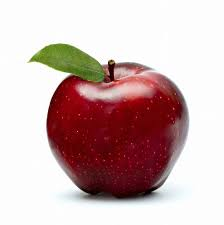
#> input picture Image Filtering/index.jpeg, 224 x 225 px
$ jupyter execute filtering.ipynb   (older library calls are emulated)
#> lines starting #> are read from the running program, lines starting #| are printed output that depends on the picture
## **Aim : Image Filtering**

In the world of computer vision, image filtering is used to modify images. These modifications essentially allow you to clarify an image in order to get the information you want. This could involve anything from extracting edges from an image, blurring it, or removing unwanted objects.

There are, of course, lots of reasons why you might want to use image filtering to modify an image. For example, taking a picture in sunlight or darkness will impact an images clarity – you can use image filters to modify the image to get what you want from it. Similarly, you might have a blurred or ‘noisy’ image that needs clarification and focus. Let’s use an example to see how to do image filtering in OpenCV.

[cell 1]
import cv2
import numpy as np
from matplotlib import pyplot as plt

### **Low-Pass Filtering (Blurring)**
The most basic of filtering operations is called "low-pass". A low-pass filter, also called a "blurring" or "smoothing" filter, averages out rapid changes in intensity. The simplest low-pass filter just calculates the average of a pixel and all of its eight immediate neighbors. The result replaces the original value of the pixel. The process is repeated for every pixel in the image.

This low-pass filtered image looks a lot blurrier. But why would you want a blurrier image? Often images can be noisy – no matter how good the camera is, it always adds an amount of ”snow” into the image. The statistical nature of light itself also contributes noise into the image.

Noise always changes rapidly from pixel to pixel because each pixel generates its own independent noise. The image from the telescope isn't "uncorrelated" in this fashion because real images are spread over many pixels. So the low-pass filter affects the noise more than it does the image. By suppressing the noise, gradual changes can be seen that were invisible before. Therefore a low-pass filter can sometimes be used to bring out faint details that were smothered by noise.


+1/9 +1/9 +1/9

+1/9 +1/9 +1/9

+1/9 +1/9 +1/9

[cell 2]
img = cv2.imread('index.jpeg')
#> img is the input picture: shape (225, 224, 3); mean B, G, R 181.6, 182.6, 206.3

blur = cv2.blur(img,(50,50))
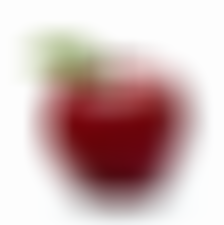
#> blur: shape (225, 224, 3); mean B, G, R 181.6, 182.6, 206.3

plt.subplot(121),plt.imshow(img),plt.title('Original')
plt.xticks([]), plt.yticks([])
plt.subplot(122),plt.imshow(blur),plt.title('Blurred')
plt.xticks([]), plt.yticks([])
plt.show()
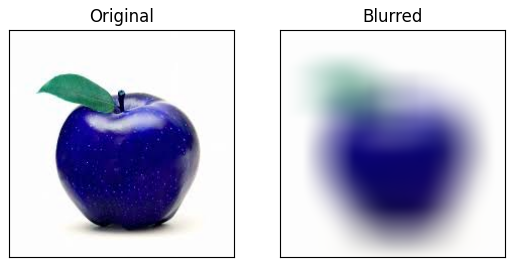
#> figure drawn by matplotlib, 2 panels; B, G, R data is drawn as R, G, B

## **Median Filter**

A median filter is a nonlinear filter used for signal smoothing. It is particularly good for removing impulsive type noise from a signal. There are a number of variations of this filter, and a two-dimensional variant is often used in DSP systems to remove noise and speckles from images.

[cell 3]
median = cv2.medianBlur(img,25)
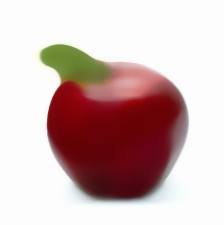
#> median: shape (225, 224, 3); mean B, G, R 182.6, 183.6, 208.1
plt.clf()
plt.subplot(121),plt.imshow(img),plt.title('Original')
plt.xticks([]), plt.yticks([])
plt.subplot(122),plt.imshow(median),plt.title('Median')
plt.xticks([]), plt.yticks([])
plt.show()
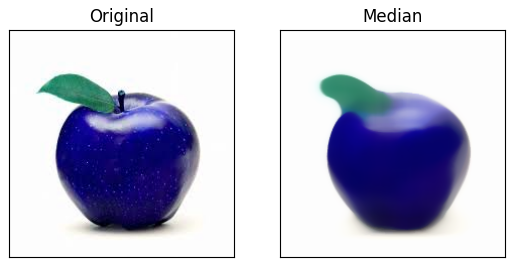
#> figure drawn by matplotlib, 2 panels; B, G, R data is drawn as R, G, B

### **Histogram equalization**
Histogram equalization is a method in image processing of contrast adjustment using the image’s histogram.

This method usually increases the global contrast of many images, especially when the usable data of the image is represented by close contrast values. Through this adjustment, the intensities can be better distributed on the histogram. This allows for areas of lower local contrast to gain a higher contrast. Histogram equalization accomplishes this by effectively spreading out the most frequent intensity values. The method is useful in images with backgrounds and foregrounds that are both bright or both dark.

OpenCV has a function to do this, cv2.equalizeHist(). Its input is just grayscale image and output is our histogram equalized image.

[cell 4]
img = cv2.imread('index.jpeg',0)
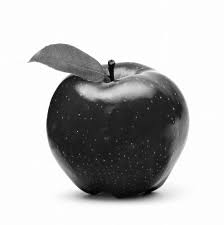
#> img: shape (225, 224); min 0, max 255, mean 189.5
equ = cv2.equalizeHist(img)
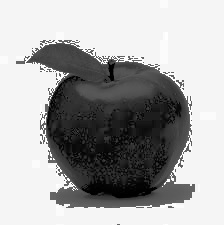
#> equ: shape (225, 224); min 0, max 255, mean 168.3

[cell 5]
res = np.hstack((img,equ)) #stacking images side-by-side
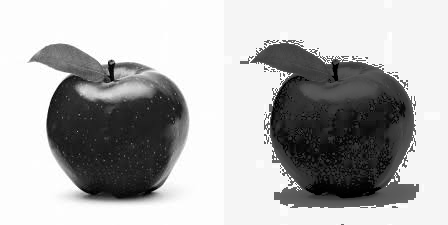
#> res: shape (225, 448); min 0, max 255, mean 178.9
plt.imshow(res)

## **High-pass filters**
OpenCV provides three types of gradient filters or High-pass filters, Sobel, Scharr and Laplacian. We will see each one of them.

1. Sobel and Scharr Derivatives
Sobel operators is a joint Gausssian smoothing plus differentiation operation, so it is more resistant to noise. You can specify the direction of derivatives to be taken, vertical or horizontal (by the arguments, yorder and xorder respectively). You can also specify the size of kernel by the argument ksize. If ksize = -1, a 3x3 Scharr filter is used which gives better results than 3x3 Sobel filter. Please see the docs for kernels used.

2. Laplacian Derivatives
It calculates the Laplacian of the image given by the relation, Δsrc=∂2src∂x2+∂2src∂y2 where each derivative is found using Sobel derivatives. If ksize = 1, then following kernel is used for filtering:

kernel=[0  1  0
        1 −4  1
        0  1  0 ]
Code
Below code shows all operators in a single diagram. All kernels are of 5x5 size. Depth of output image is passed -1 to get the result in np.uint8 type

[cell 6]
img = cv2.imread('index.jpeg',0)

laplacian = cv2.Laplacian(img,cv2.CV_64F)
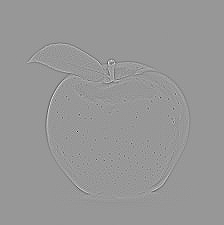
#> laplacian: shape (225, 224) float64; min -528, max 361, mean 0; drawn with min black and max white
sobelx = cv2.Sobel(img,cv2.CV_64F,1,0,ksize=5)
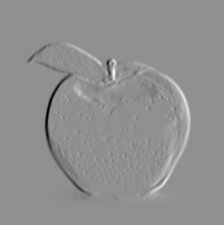
#> sobelx: shape (225, 224) float64; min -10911, max 8400, mean 0; drawn with min black and max white
sobely = cv2.Sobel(img,cv2.CV_64F,0,1,ksize=5)
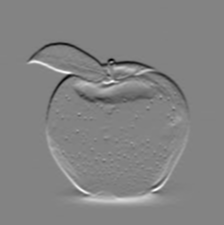
#> sobely: shape (225, 224) float64; min -8350, max 7850, mean 0; drawn with min black and max white
plt.subplot(2,2,1),plt.imshow(img,cmap = 'gray')
plt.title('Original'), plt.xticks([]), plt.yticks([])
plt.subplot(2,2,2),plt.imshow(laplacian,cmap = 'gray')
plt.title('Laplacian'), plt.xticks([]), plt.yticks([])
plt.subplot(2,2,3),plt.imshow(sobelx,cmap = 'gray')
plt.title('Sobel X'), plt.xticks([]), plt.yticks([])
plt.subplot(2,2,4),plt.imshow(sobely,cmap = 'gray')
plt.title('Sobel Y'), plt.xticks([]), plt.yticks([])
plt.show()
